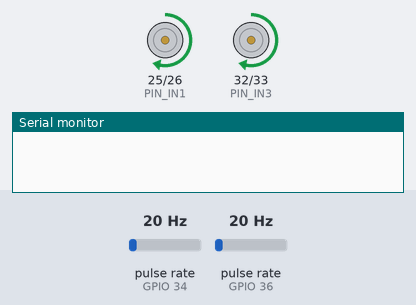
Recording of a sketch running on a simulated ESP32. Shown: motor-driver pin pairs drawn as motors (green arrow = first pin HIGH = forward, orange = second pin HIGH = backward, longer = more drive, scaled by the enable pin), the last lines printed to the serial monitor. Wiring (inferred from the names in the program): 2 × pulse sensor: data GPIO 34 / data GPIO 36. Inputs (shaded band) come from the test bench; at power-on: pulse rate (sensors on GPIO 34, GPIO 36) 20 Hz.

Above: at 1.0 s.
At 3.8 s:
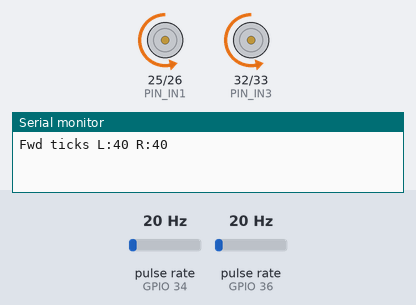
At 5.3 s:
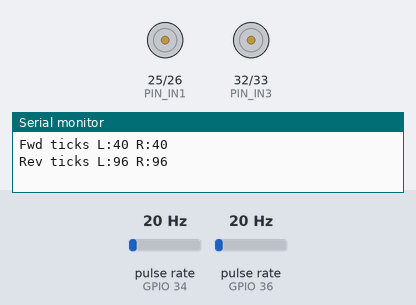
Timing chart, 0 to 7.5 s (numbered marks = the images above):
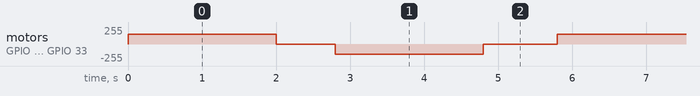

The sketch:

motor_encoder_test.ino
```cpp
/*
 * Motor + tachometer test (single-channel) for Robot ESP32.
 * Drives both sides forward/backward, prints tach counts.
 */
#include <Arduino.h>

const int PIN_IN1 = 25, PIN_IN2 = 26, PIN_ENA = 27; // left
const int PIN_IN3 = 32, PIN_IN4 = 33, PIN_ENB = 14; // right
const int PIN_TACH_L = 34;
const int PIN_TACH_R = 36;

volatile long tachL=0, tachR=0;
int pwm = 150;

void IRAM_ATTR tachL_ISR(){ tachL++; }
void IRAM_ATTR tachR_ISR(){ tachR++; }

void drive(int left, int right){
  left = constrain(left,-255,255); right = constrain(right,-255,255);
  digitalWrite(PIN_IN1, left>=0); digitalWrite(PIN_IN2, left<0); analogWrite(PIN_ENA, abs(left));
  digitalWrite(PIN_IN3, right>=0); digitalWrite(PIN_IN4, right<0); analogWrite(PIN_ENB, abs(right));
}

void setup(){
  Serial.begin(115200);
  pinMode(PIN_IN1,OUTPUT); pinMode(PIN_IN2,OUTPUT); pinMode(PIN_ENA,OUTPUT);
  pinMode(PIN_IN3,OUTPUT); pinMode(PIN_IN4,OUTPUT); pinMode(PIN_ENB,OUTPUT);
  pinMode(PIN_TACH_L,INPUT);
  pinMode(PIN_TACH_R,INPUT);
  attachInterrupt(digitalPinToInterrupt(PIN_TACH_L), tachL_ISR, RISING);
  attachInterrupt(digitalPinToInterrupt(PIN_TACH_R), tachR_ISR, RISING);
}

void loop(){
  drive(pwm,pwm);
  delay(2000);
  drive(0,0);
  Serial.printf("Fwd ticks L:%ld R:%ld\n", tachL, tachR);
  delay(800);

  drive(-pwm,-pwm);
  delay(2000);
  drive(0,0);
  Serial.printf("Rev ticks L:%ld R:%ld\n", tachL, tachR);
  delay(1000);
}
```

Measured:
- by itself, motor on GPIO 25 (PIN_IN1) / GPIO 26 (PIN_IN2), motor on GPIO 32 (PIN_IN3) / GPIO 33 (PIN_IN4): repeats every 5.8 s: stopped 0.80 s, backward 150/255 2.0 s, stopped 1.0 s, forward 150/255 2.0 s
